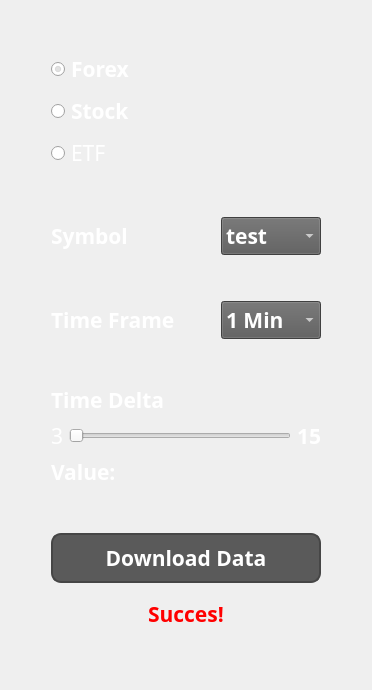
         <widget class="QWidget" name="downloadDataStackedWidget">
          <layout class="QHBoxLayout" name="horizontalLayout_10">
           <item>
            <layout class="QVBoxLayout" name="verticalLayout_10">
             <item>
              <spacer name="verticalSpacer_10">
               <property name="orientation">
                <enum>Qt::Vertical</enum>
               </property>
               <property name="sizeHint" stdset="0">
                <size>
                 <width>20</width>
                 <height>40</height>
                </size>
               </property>
              </spacer>
             </item>
             <item>
              <layout class="QHBoxLayout" name="horizontalLayout_9">
               <item>
                <spacer name="horizontalSpacer_7">
                 <property name="orientation">
                  <enum>Qt::Horizontal</enum>
                 </property>
                 <property name="sizeHint" stdset="0">
                  <size>
                   <width>40</width>
                   <height>20</height>
                  </size>
                 </property>
                </spacer>
               </item>
               <item>
                <layout class="QVBoxLayout" name="verticalLayout_9">
                 <item>
                  <layout class="QVBoxLayout" name="verticalLayout_8">
                   <item>
                    <widget class="QRadioButton" name="radioButtonDownloadDataForex">
                     <property name="font">
                      <font>
                       <family>Maiandra GD</family>
                       <pointsize>16</pointsize>
                       <weight>75</weight>
                       <bold>true</bold>
                      </font>
                     </property>
                     <property name="cursor">
                      <cursorShape>PointingHandCursor</cursorShape>
                     </property>
                     <property name="styleSheet">
                      <string notr="true">color: white;</string>
                     </property>
                     <property name="text">
                      <string>Forex</string>
                     </property>
                     <property name="checked">
                      <bool>true</bool>
                     </property>
                    </widget>
                   </item>
                   <item>
                    <widget class="QRadioButton" name="radioButtonDownloadDataStock">
                     <property name="font">
                      <font>
                       <family>Maiandra GD</family>
                       <pointsize>16</pointsize>
                       <weight>75</weight>
                       <bold>true</bold>
                      </font>
                     </property>
                     <property name="cursor">
                      <cursorShape>PointingHandCursor</cursorShape>
                     </property>
                     <property name="styleSheet">
                      <string notr="true">color: white;</string>
                     </property>
                     <property name="text">
                      <string>Stock</string>
                     </property>
                    </widget>
                   </item>
                   <item>
                    <widget class="QRadioButton" name="radioButtonDownloadDataETF">
                     <property name="font">
                      <font>
                       <family>Maiandra GD</family>
                       <pointsize>16</pointsize>
                       <weight>50</weight>
                       <bold>false</bold>
                      </font>
                     </property>
                     <property name="cursor">
                      <cursorShape>PointingHandCursor</cursorShape>
                     </property>
                     <property name="styleSheet">
                      <string notr="true">color: white;</string>
                     </property>
                     <property name="text">
                      <string>ETF</string>
                     </property>
                    </widget>
                   </item>
                   <item>
                    <spacer name="verticalSpacer_11">
                     <property name="orientation">
                      <enum>Qt::Vertical</enum>
                     </property>
                     <property name="sizeHint" stdset="0">
                      <size>
                       <width>20</width>
                       <height>40</height>
                      </size>
                     </property>
                    </spacer>
                   </item>
                  </layout>
                 </item>
                 <item>
                  <layout class="QHBoxLayout" name="horizontalLayout_6">
                   <item>
                    <widget class="QLabel" name="labelDownloadDataSymbol">
                     <property name="font">
                      <font>
                       <family>Maiandra GD</family>
                       <pointsize>16</pointsize>
                       <weight>75</weight>
                       <bold>true</bold>
                      </font>
                     </property>
                     <property name="styleSheet">
                      <string notr="true">color: white;</string>
                     </property>
                     <property name="text">
                      <string>Symbol</string>
                     </property>
                    </widget>
                   </item>
                   <item>
                    <spacer name="horizontalSpacer_10">
                     <property name="orientation">
                      <enum>Qt::Horizontal</enum>
                     </property>
                     <property name="sizeHint" stdset="0">
                      <size>
                       <width>40</width>
                       <height>20</height>
                      </size>
                     </property>
                    </spacer>
                   </item>
                   <item>
                    <widget class="QComboBox" name="comboBoxDownloadDataSymbol">
                     <property name="minimumSize">
                      <size>
                       <width>100</width>
                       <height>0</height>
                      </size>
                     </property>
                     <property name="font">
                      <font>
                       <family>Maiandra GD</family>
                       <pointsize>16</pointsize>
                       <weight>75</weight>
                       <bold>true</bold>
                      </font>
                     </property>
                     <property name="cursor">
                      <cursorShape>PointingHandCursor</cursorShape>
                     </property>
                     <property name="styleSheet">
                      <string notr="true">color: white;
background-color: rgb(90, 90, 90);</string>
                     </property>
                     <item>
                      <property name="text">
                       <string>test</string>
                      </property>
                     </item>
                     <item>
                      <property name="text">
                       <string>test2 </string>
                      </property>
                     </item>
                    </widget>
                   </item>
                  </layout>
                 </item>
                 <item>
                  <spacer name="verticalSpacer_12">
                   <property name="orientation">
                    <enum>Qt::Vertical</enum>
                   </property>
                   <property name="sizeHint" stdset="0">
                    <size>
                     <width>20</width>
                     <height>40</height>
                    </size>
                   </property>
                  </spacer>
                 </item>
                 <item>
                  <layout class="QHBoxLayout" name="horizontalLayout_7">
                   <item>
                    <widget class="QLabel" name="labelDownloadDataTimeFrame">
                     <property name="font">
                      <font>
                       <family>Maiandra GD</family>
                       <pointsize>16</pointsize>
                       <weight>75</weight>
                       <bold>true</bold>
                      </font>
                     </property>
                     <property name="styleSheet">
                      <string notr="true">color: white;</string>
                     </property>
                     <property name="text">
                      <string>Time Frame</string>
                     </property>
                    </widget>
                   </item>
                   <item>
                    <spacer name="horizontalSpacer_9">
                     <property name="orientation">
                      <enum>Qt::Horizontal</enum>
                     </property>
                     <property name="sizeHint" stdset="0">
                      <size>
                       <width>40</width>
                       <height>20</height>
                      </size>
                     </property>
                    </spacer>
                   </item>
                   <item>
                    <widget class="QComboBox" name="comboBoxDownloadDataTimeFrame">
                     <property name="minimumSize">
                      <size>
                       <width>100</width>
                       <height>0</height>
                      </size>
                     </property>
                     <property name="font">
                      <font>
                       <family>Maiandra GD</family>
                       <pointsize>16</pointsize>
                       <weight>75</weight>
                       <bold>true</bold>
                      </font>
                     </property>
                     <property name="cursor">
                      <cursorShape>PointingHandCursor</cursorShape>
                     </property>
                     <property name="styleSheet">
                      <string notr="true">color: white;
background-color: rgb(90, 90, 90);</string>
                     </property>
                     <item>
                      <property name="text">
                       <string>1 Min</string>
                      </property>
                     </item>
                     <item>
                      <property name="text">
                       <string>5 Min</string>
                      </property>
                     </item>
                     <item>
                      <property name="text">
                       <string>15 Min</string>
                      </property>
                     </item>
                     <item>
                      <property name="text">
                       <string>30 Min</string>
                      </property>
                     </item>
                     <item>
                      <property name="text">
                       <string>1 H</string>
                      </property>
                     </item>
                     <item>
                      <property name="text">
                       <string>3 H</string>
                      </property>
                     </item>
                     <item>
                      <property name="text">
                       <string>6 H</string>
                      </property>
                     </item>
                     <item>
                      <property name="text">
                       <string>12 H</string>
                      </property>
                     </item>
                    </widget>
                   </item>
                  </layout>
                 </item>
                 <item>
                  <spacer name="verticalSpacer_13">
                   <property name="orientation">
                    <enum>Qt::Vertical</enum>
                   </property>
                   <property name="sizeHint" stdset="0">
                    <size>
                     <width>20</width>
                     <height>40</height>
                    </size>
                   </property>
                  </spacer>
                 </item>
                 <item>
                  <layout class="QVBoxLayout" name="verticalLayout_7">
                   <item>
                    <widget class="QLabel" name="labelDownloadDataTimeDelta">
                     <property name="font">
                      <font>
                       <family>Maiandra GD</family>
                       <pointsize>16</pointsize>
                       <weight>75</weight>
                       <bold>true</bold>
                      </font>
                     </property>
                     <property name="styleSheet">
                      <string notr="true">color: white;</string>
                     </property>
                     <property name="text">
                      <string>Time Delta</string>
                     </property>
                    </widget>
                   </item>
                   <item>
                    <layout class="QHBoxLayout" name="horizontalLayout_8">
                     <item>
                      <widget class="QLabel" name="labelDownloadDataTimeDeltaMin">
                       <property name="font">
                        <font>
                         <family>Maiandra GD</family>
                         <pointsize>16</pointsize>
                        </font>
                       </property>
                       <property name="styleSheet">
                        <string notr="true">color: white;</string>
                       </property>
                       <property name="text">
                        <string>3</string>
                       </property>
                      </widget>
                     </item>
                     <item>
                      <widget class="QSlider" name="horizontalSliderDownloadDataTD">
                       <property name="font">
                        <font>
                         <pointsize>12</pointsize>
                        </font>
                       </property>
                       <property name="cursor">
                        <cursorShape>SizeHorCursor</cursorShape>
                       </property>
                       <property name="orientation">
                        <enum>Qt::Horizontal</enum>
                       </property>
                      </widget>
                     </item>
                     <item>
                      <widget class="QLabel" name="labelDownloadDataTimeDeltaMax">
                       <property name="font">
                        <font>
                         <family>Maiandra GD</family>
                         <pointsize>16</pointsize>
                         <weight>75</weight>
                         <bold>true</bold>
                        </font>
                       </property>
                       <property name="styleSheet">
                        <string notr="true">color: white;</string>
                       </property>
                       <property name="text">
                        <string>15</string>
                       </property>
                      </widget>
                     </item>
                    </layout>
                   </item>
                  </layout>
                 </item>
                 <item>
                  <widget class="QLabel" name="labelDownloadDataValueSlider">
                   <property name="font">
                    <font>
                     <family>Maiandra GD</family>
                     <pointsize>16</pointsize>
                     <weight>75</weight>
                     <bold>true</bold>
                    </font>
                   </property>
                   <property name="styleSheet">
                    <string notr="true">color: white;</string>
                   </property>
                   <property name="text">
                    <string>Value: </string>
                   </property>
                  </widget>
                 </item>
                 <item>
                  <spacer name="verticalSpacer_15">
                   <property name="orientation">
                    <enum>Qt::Vertical</enum>
                   </property>
                   <property name="sizeHint" stdset="0">
                    <size>
                     <width>20</width>
                     <height>40</height>
                    </size>
                   </property>
                  </spacer>
                 </item>
                 <item>
                  <widget class="QPushButton" name="pushButtonDownloadDataDD">
                   <property name="minimumSize">
                    <size>
                     <width>0</width>
                     <height>50</height>
                    </size>
                   </property>
                   <property name="font">
                    <font>
                     <family>Maiandra GD</family>
                     <pointsize>16</pointsize>
                     <weight>75</weight>
                     <bold>true</bold>
                    </font>
                   </property>
                   <property name="cursor">
                    <cursorShape>PointingHandCursor</cursorShape>
                   </property>
                   <property name="styleSheet">
                    <string notr="true">QPushButton {
	color: white;
	background-color: rgb(90, 90, 90);
	border-radius: 10px;
	border: 2px solid rgb(70, 70,70);
}

QPushButton:hover {
	background-color: rgb(120, 120, 120);
	border: 2px solid rgb(0, 0, 0);
}

QPushButton:pressed {
	background-color: rgb(70, 70, 70);
	border: 2px solid rgb(0, 0, 0);
}</string>
                   </property>
                   <property name="text">
                    <string>Download Data</string>
                   </property>
                  </widget>
                 </item>
                 <item alignment="Qt::AlignHCenter">
                  <widget class="QLabel" name="labelDownloadDataSucces">
                   <property name="minimumSize">
                    <size>
                     <width>0</width>
                     <height>50</height>
                    </size>
                   </property>
                   <property name="font">
                    <font>
                     <family>Maiandra GD</family>
                     <pointsize>16</pointsize>
                     <weight>75</weight>
                     <bold>true</bold>
                    </font>
                   </property>
                   <property name="styleSheet">
                    <string notr="true">color: red;</string>
                   </property>
                   <property name="text">
                    <string>Succes!</string>
                   </property>
                  </widget>
                 </item>
                </layout>
               </item>
               <item>
                <spacer name="horizontalSpacer_8">
                 <property name="orientation">
                  <enum>Qt::Horizontal</enum>
                 </property>
                 <property name="sizeHint" stdset="0">
                  <size>
                   <width>40</width>
                   <height>20</height>
                  </size>
                 </property>
                </spacer>
               </item>
              </layout>
             </item>
             <item>
              <spacer name="verticalSpacer_9">
               <property name="orientation">
                <enum>Qt::Vertical</enum>
               </property>
               <property name="sizeHint" stdset="0">
                <size>
                 <width>20</width>
                 <height>40</height>
                </size>
               </property>
              </spacer>
             </item>
            </layout>
           </item>
          </layout>
         </widget>
